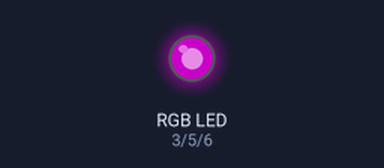
Recording of a sketch running on a simulated Arduino Uno, built with avr-gcc and run on an emulated ATmega328P. Parts: an RGB LED mixed from three pins (HIGH = lit). Dim RGB values are drawn brighter than linear.

Above: at 0.1 s.
Timing chart, 0 to 1.6 s (numbered marks = the images above):
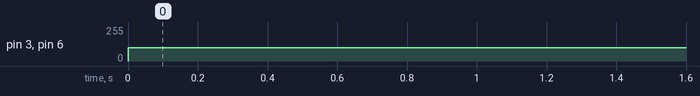

The sketch:

rgb.ino
```cpp
static byte red = 3;
static byte green = 5;
static byte blue = 6;

void setup()
{
  Serial.begin(9600);
  pinMode(red, OUTPUT);
}

void loop()
{
  mixColor(100, 0, 100);
}

void mixColor(byte r, byte g, byte b)
{
  analogWrite(red, r);
  analogWrite(green, g);
  analogWrite(blue, b);
}
```

Measured:
- by itself, pin 3 (red), pin 6 (blue): 0/255 → 100/255 at 0.00 s
